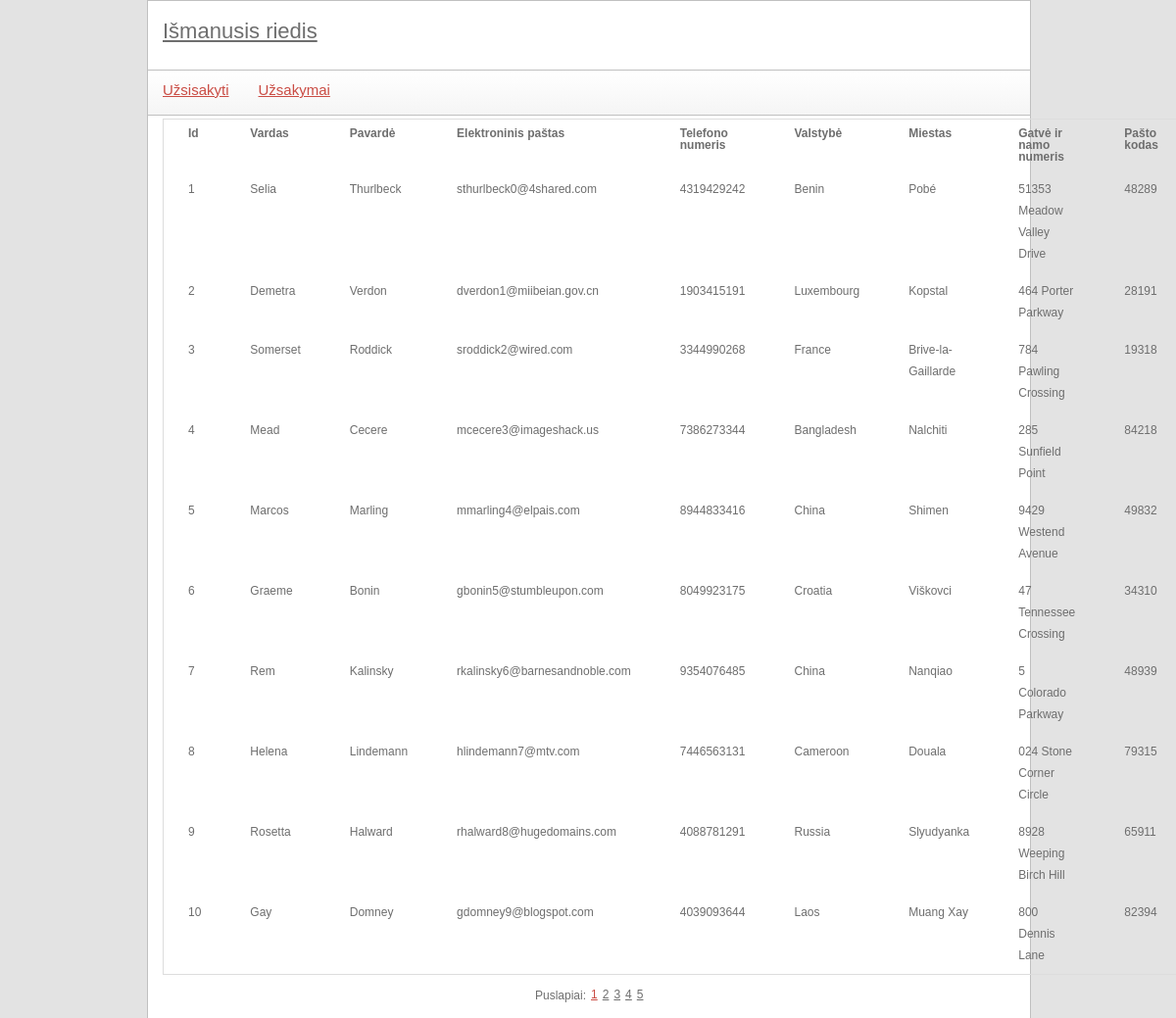
Screenshot of /index.php?module=order&action=list with the database file from the repository.
### tables this page shows
CREATE TABLE IF NOT EXISTS `orders` (
  `id` int(5) NOT NULL AUTO_INCREMENT,
  `firstName` char(30) NOT NULL,
  `lastName` char(30) NOT NULL,
  `email` text NOT NULL,
  `phoneNumber` bigint(30) NOT NULL,
  `country` char(30) NOT NULL,
  `city` char(30) NOT NULL,
  `streetAndHouseNumber` text NOT NULL,
  `postalCode` int(10) NOT NULL,
  PRIMARY KEY (`id`)
);

### index.php (called while the page is built, shortened)
<?php
include 'utils/mysql.class.php';
$module = '';
if (isset($_GET['module'])) {
    $module = mysql::escape($_GET['module']);
}
$action = '';
if (isset($_GET['action'])) {
    $action = mysql::escape($_GET['action']);
}
$actionFile = "";
if (!empty($module) && !empty($action)) {
    $actionFile = "controls/{$module}_{$action}.php";
}
include 'templates/main.tpl.php';
?>

### utils/mysql.class.php (called while the page is built, shortened)
<?php
class mysql {
    protected static $connection;
    public static function connect() {
        if (!isset(self::$connection)) {
            self::$connection = new mysqli(config::DB_SERVER, config::DB_USERNAME, config::DB_PASSWORD, config::DB_NAME);
        }
        return self::$connection;
    }
    public static function query($query) {
        $connection = mysql::connect();
        $result = $connection->query($query);
        return $result;
    }
    public static function select($query) {
        $rows = array();
        $result = mysql::query($query);
        while ($row = $result->fetch_assoc()) {
            $rows[] = $row;
        }
        return $rows;
    }
    public static function escape($field) {
        $connection = mysql::connect();
        return mysqli_real_escape_string($connection, $field);
    }
}

### controls/order_list.php (called while the page is built)
<?php
include 'libraries/orders.class.php';
$ordersObj = new orders();
$elementCount = $ordersObj->getOrdersListCount();
include 'utils/paging.class.php';
$paging = new paging(config::NUMBER_OF_ROWS_IN_PAGE);
$paging->process($elementCount, $pageId);
$data = $ordersObj->getOrdersList($paging->size, $paging->first);
include 'templates/order_list.tpl.php';
?>

### utils/paging.class.php (called while the page is built, shortened)
<?php
class paging {
    public $size;
    public function __construct($rowsPerPage) {
        $this->size = $rowsPerPage;
    }
    public function process($total, $currentPage) {
        $this->first = ($currentPage - 1) * $this->size;
    }
}
?>

### libraries/orders.class.php (called while the page is built, shortened)
<?php
class orders {
    private $orders_table = 'orders';
    public function getOrdersList($limit = null, $offset = null) {
        $limitOffsetString = "";
        if (isset($limit)) {
            $limitOffsetString .= " LIMIT {$limit}";
        }
        if (isset($offset)) {
            $limitOffsetString .= " OFFSET {$offset}";
        }
        $query = "  SELECT *
					FROM `{$this->orders_table}`" . $limitOffsetString;
        $data = mysql::select($query);
        return $data;
    }
}

### templates/order_list.tpl.php (the view)
<div class="table-responsive">
    <table class="table table-striped">
        <tr>
            <th>Id</th>
            <th>Vardas</th>
            <th>Pavardė</th>
            <th>Elektroninis paštas</th>
            <th>Telefono numeris</th>
            <th>Valstybė</th>
            <th>Miestas</th>
            <th>Gatvė ir namo numeris</th>
            <th>Pašto kodas</th>
        </tr>
        <?php
        foreach ($data as $key => $val) {
            echo
            "<tr>"
            . "<td>{$val['id']}</td>"
            . "<td>{$val['firstName']}</td>"
            . "<td>{$val['lastName']}</td>"
            . "<td>{$val['email']}</td>"
            . "<td>{$val['phoneNumber']}</td>"
            . "<td>{$val['country']}</td>"
            . "<td>{$val['city']}</td>"
            . "<td>{$val['streetAndHouseNumber']}</td>"
            . "<td>{$val['postalCode']}</td>";
        }
        ?>
    </table>
</div>
<?php
include 'templates/paging.tpl.php';
?>

### templates/main.tpl.php (shortened to what this page needs)
<html>
    	<head>
		<link rel="stylesheet" type="text/css" href="scripts/datetimepicker/jquery.datetimepicker.css" media="screen" />
		<link rel="stylesheet" type="text/css" href="style/main.css" media="screen" />
	</head>
    <body>
        <div class="container" style="width:80%;">
            <div id="body" style="width:100%">
                <div id="header">
                    <h3 id="slogan"><a href="index.php">Išmanusis riedis</a></h3>
                </div>
                <div id="content">
                    <nav class="navbar navbar-light" style="background-color: #e3f2fd; margin-bottom: 0px;">
                        <div id="topMenu">
                            <ul class="float-left">
                                <li><a href="index.php?module=order&action=create" title="Užsakyti"<?php
                                    if ($module == 'order') {
                                        echo 'class="active"';
                                    }
                                    ?>>Užsisakyti</a></li>
                                <li><a href="index.php?module=order&action=list" title="Užsakymai"<?php
                                    if ($module == 'order') {
                                        echo 'class="active"';
                                    }
                                    ?>>Užsakymai</a></li>
                            </ul>
                        </div>
                    </nav>
                    <div id="contentMain">
                        <?php
                        if (file_exists($actionFile)) {
                            include $actionFile;
                               }
                               ?>
                    </div>
                </div>
            </div>
        </div>
    </body>
</html>

### templates/paging.tpl.php
<div id="pagingLabel">
    Puslapiai:
</div>
<ul id="paging">
    <?php
    foreach ($paging->data as $key => $value) {
        $activeClass = "";
        if ($value['isActive'] == 1) {
            $activeClass = " class='active'";
        }
        echo "<li{$activeClass}><a href='index.php?module={$module}&action=list&page={$value['page']}' title=''>{$value['page']}</a></li>";
    }
    ?>
</ul>

### style/main.css (style rules this page uses)
body { color: #6e6e6e; font-family: Verdana, Geneva, sans-serif; font-size: 12px; background-color: #e3e3e3; width: 900px; margin: 0px auto; }
a { color: #6e6e6e; }
.float-left { float: left; }
#header { width: 900px; height: 70px; background-color: #fff; border: 1px solid #c0c0c0; float: left; }
#slogan { margin: 20px 0px 0px 15px; color: #E3564F; font-size: 22px; }
#content { width: 900px; background-color: #fff; border-left: 1px solid #c0c0c0; border-right: 1px solid #c0c0c0; float: left; }
#topMenu { width: 900px; height: 45px; border-bottom: 1px solid #c0c0c0; float: left; background: -webkit-linear-gradient(#fff, #f5f5f5); background: -o-linear-gradient(#fff, #f5f5f5); background: -moz-linear-gradient(#fff, #f5f5f5); background: linear-gradient(#fff, #f5f5f5); }
#topMenu li { float: left; list-style: none; margin: 12px 15px 12px 15px; }
#topMenu li a { font-size: 15px; }
#topMenu li a.active, #paging li.active a { color: #ca4c44; }
#contentMain { width: 870px; min-height: 470px; float: left; padding-left: 15px; padding-right: 15px; }
#contentMain table { margin-top: 3px; width: 100%; border-collapse: collapse; border: 1px solid #ddd; }
#contentMain table th { text-align: left; padding: 8px 25px; font-weight: bold; }
#contentMain table th:last-child { width: 40px; }
#contentMain table th:first-child { border-top-left-radius: 5px; moz-border-top-left-radius: 5px; }
#contentMain table th:last-child { border-top-right-radius: 5px; moz-border-top-right-radius: 5px; }
#contentMain table td { padding: 8px 25px; text-align: center; line-height: 22px; text-align: left; }
#contentMain table tr:last-child td:first-child { border-bottom-left-radius: 5px; moz-border-bottom-left-radius: 5px; }
#contentMain table tr:last-child td:last-child { border-bottom-right-radius: 5px; moz-border-bottom-right-radius: 5px; }
#pagingLabel { float: left; margin: 15px 5px 17px 380px; }
#paging { margin-top: 14px; float: left; }
#paging li { float: left; margin-right: 5px; }

### rows the page displays
orders: id "1", firstName "Selia", lastName "Thurlbeck", email "sthurlbeck0@4shared.com", phoneNumber "4319429242", country "Benin", city "Pobé", streetAndHouseNumber "51353 Meadow Valley Drive", postalCode "48289"
orders: id "2", firstName "Demetra", lastName "Verdon", email "dverdon1@miibeian.gov.cn", phoneNumber "1903415191", country "Luxembourg", city "Kopstal", streetAndHouseNumber "464 Porter Parkway", postalCode "28191"
orders: id "3", firstName "Somerset", lastName "Roddick", email "sroddick2@wired.com", phoneNumber "3344990268", country "France", city "Brive-la-Gaillarde", streetAndHouseNumber "784 Pawling Crossing", postalCode "19318"
orders: id "4", firstName "Mead", lastName "Cecere", email "mcecere3@imageshack.us", phoneNumber "7386273344", country "Bangladesh", city "Nalchiti", streetAndHouseNumber "285 Sunfield Point", postalCode "84218"
orders: id "5", firstName "Marcos", lastName "Marling", email "mmarling4@elpais.com", phoneNumber "8944833416", country "China", city "Shimen", streetAndHouseNumber "9429 Westend Avenue", postalCode "49832"
orders: id "6", firstName "Graeme", lastName "Bonin", email "gbonin5@stumbleupon.com", phoneNumber "8049923175", country "Croatia", city "Viškovci", streetAndHouseNumber "47 Tennessee Crossing", postalCode "34310"
orders: id "7", firstName "Rem", lastName "Kalinsky", email "rkalinsky6@barnesandnoble.com", phoneNumber "9354076485", country "China", city "Nanqiao", streetAndHouseNumber "5 Colorado Parkway", postalCode "48939"
orders: id "8", firstName "Helena", lastName "Lindemann", email "hlindemann7@mtv.com", phoneNumber "7446563131", country "Cameroon", city "Douala", streetAndHouseNumber "024 Stone Corner Circle", postalCode "79315"
orders: id "9", firstName "Rosetta", lastName "Halward", email "rhalward8@hugedomains.com", phoneNumber "4088781291", country "Russia", city "Slyudyanka", streetAndHouseNumber "8928 Weeping Birch Hill", postalCode "65911"
orders: id "10", firstName "Gay", lastName "Domney", email "gdomney9@blogspot.com", phoneNumber "4039093644", country "Laos", city "Muang Xay", streetAndHouseNumber "800 Dennis Lane", postalCode "82394"

### other values shown
$value['page'] "1"
$value['page'] "2"
$value['page'] "3"
$value['page'] "4"
$value['page'] "5"
